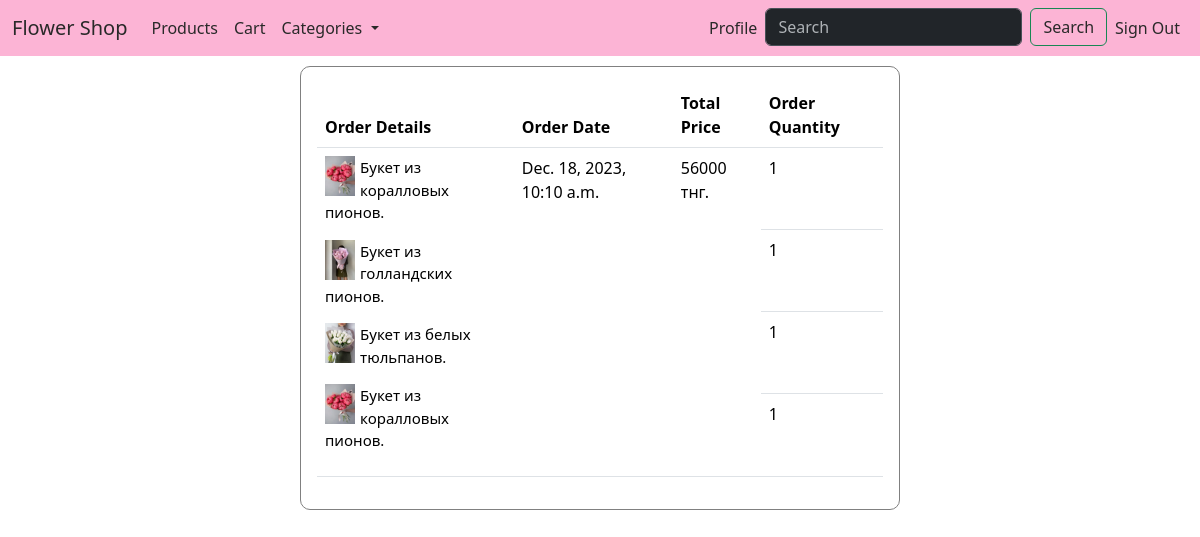
The page /order_history/ (signed in) on the database its author committed.
### store/models.py (models this page shows, shortened)
class OrderItem(models.Model):
    order = models.ForeignKey(Order, on_delete=models.CASCADE)
    product = models.ForeignKey(Product, on_delete=models.CASCADE)
    quantity = models.PositiveIntegerField(default=1)

class Product(models.Model):
    name = models.CharField(max_length=100)
    description = models.TextField(null=True, blank=True)
    image = models.ImageField(upload_to='products')
    country = models.CharField(max_length=20, choices=COUNTRY_CHOICES)
    price = models.PositiveIntegerField()
    value = models.DecimalField(max_digits=10, decimal_places=2)
    unit = models.CharField(max_length=20, choices=UNIT_CHOICES)
    category = models.CharField(max_length=20, choices=CATEGORY_CHOICES)
    class Meta:
        verbose_name = 'Product'
        verbose_name_plural = 'Products'

class Order(models.Model):
    user = models.ForeignKey(settings.AUTH_USER_MODEL, on_delete=models.CASCADE)
    items = models.ManyToManyField('Product', through='OrderItem')
    total_price = models.PositiveIntegerField()
    order_date = models.DateTimeField(auto_now_add=True)

### store/views.py (the view)
# urls.py: path('order_history/', OrderHistoryView.as_view(), name='order_history_url'),
class OrderHistoryView(View):
    template_name = 'order_history.html'
    def get(self, request):
        orders = Order.objects.filter(user=request.user).order_by('-order_date')
        return render(request, self.template_name, {'orders': orders})

### store/templates/order_history.html
{% extends 'base.html' %}
{% block content %}
    <div class="w-50 p-3" align="left" style="border: 1px solid gray; border-radius: 10px; margin-top: 10px;">
        {% if orders %}
            <table class="table">
                <thead>
                    <tr>
                        <th>Order Details</th>
                        <th>Order Date</th>
                        <th>Total Price</th>
                        <th>Order Quantity</th>
                    </tr>
                </thead>
                <tbody>
                    {% for order in orders %}
                        {% with order_items=order.orderitem_set.all %}
                            {% for item in order_items %}
                                <tr>
                                    {% if forloop.first %}
                                        <td rowspan="{{ order_items|length }}">
                                            {% for subitem in order_items %}
                                                <div>
                                                    <img src="{{ subitem.product.image.url }}" alt="{{ subitem.product.name }}" width="30" style="margin-right: 5px; float: left;">
                                                    <p style="font-size: 15px;">{{ subitem.product.name }}</p>
                                                </div>
                                            {% endfor %}
                                        </td>
                                        <td rowspan="{{ order_items|length }}">{{ order.order_date }}</td>
                                        <td rowspan="{{ order_items|length }}">{{ order.total_price }} тнг.</td>
                                    {% endif %}
                                    <td>{{ item.quantity }}</td>
                                </tr>
                            {% endfor %}
                        {% endwith %}
                    {% endfor %}
                </tbody>
            </table>
        {% else %}
            <p>No orders found.</p>
        {% endif %}
    </div>
{% endblock %}

### rows shown on the page
Order: order_date "Dec. 18, 2023, 10:10 a.m.", total_price "56000"
OrderItem: product.image (picture), product.name "Букет из коралловых пионов.", quantity "1"
OrderItem: product.image (picture), product.name "Букет из голландских пионов.", quantity "1"
OrderItem: product.image (picture), product.name "Букет из белых тюльпанов.", quantity "1"
OrderItem: product.image (picture), product.name "Букет из коралловых пионов.", quantity "1"
